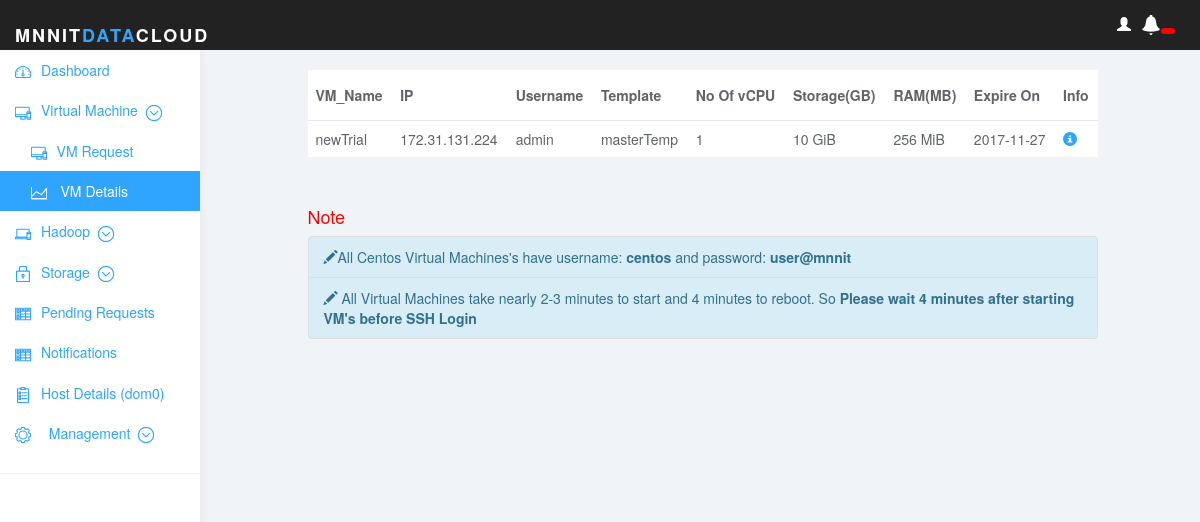
The app's page /VMdetails.php (signed in), older data.
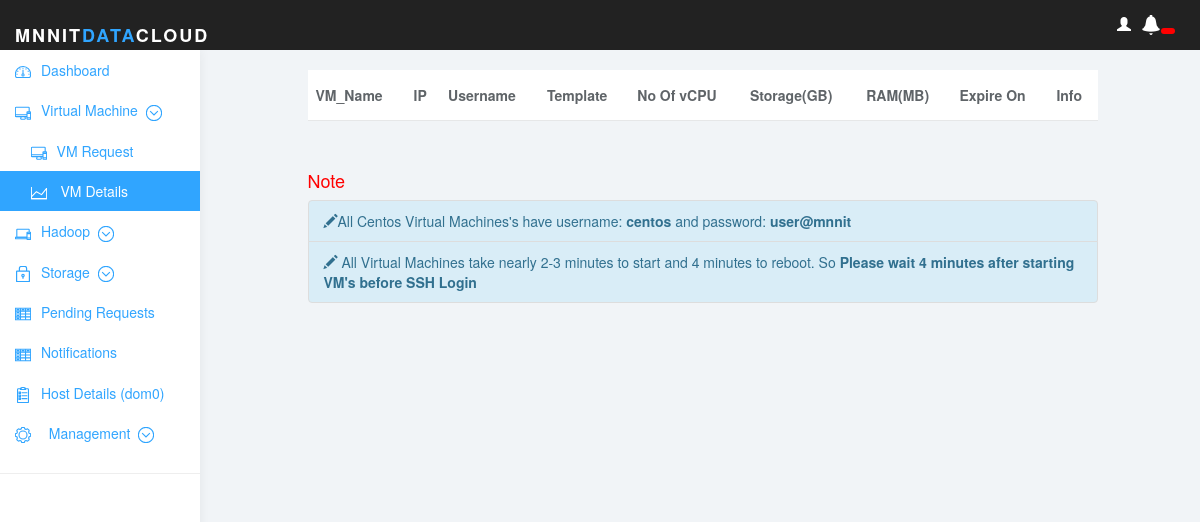
The same page, newer data.
### tables this page shows
CREATE TABLE `VMdetails` (
  `username` varchar(15) DEFAULT NULL,
  `ip` varchar(16) DEFAULT NULL,
  `hypervisor_name` varchar(25) DEFAULT NULL,
  `VM_name` varchar(15) NOT NULL,
  `os` varchar(15) DEFAULT NULL,
  `cpu` int(3) DEFAULT NULL,
  `ram` varchar(10) DEFAULT NULL,
  `storage` varchar(10) DEFAULT NULL,
  `doe` date DEFAULT NULL,
  `iscluster` varchar(10) DEFAULT NULL,
  `status` varchar(15) DEFAULT NULL
);

### db_connect.php (called while the page is built, shortened)
<?php
    function ExecuteQuery($stmt,$params){
        try{
            $result = $stmt->execute($params);
           	return $result;
        } catch(PDOException $ex) {
            return false;
        }
    }
    function PrepareQuery($db,$query){
        try{
            return $db->prepare($query);
        }catch(PDOException $ex){
            return false;
        }
    }
?>

### VMdetails.php (the view, shortened to what this page needs)
<?php
  require 'header.php';
  require 'db_connect.php';
?>
              <?php
                $db = getDBConnection();
                if($_SESSION['privilege']=='A') {
                    $query = "
                        SELECT * FROM `VMdetails` WHERE 1 AND `iscluster` IS NULL";
                    $param = array();
                } else {
                    $query = "
                        SELECT * FROM `VMdetails` WHERE `username`=:username AND `iscluster` IS NULL";
                    $param = array(":username"=>$_SESSION['username']);
                }
                $stmt = prepareQuery($db,$query);
                if(!executeQuery($stmt,$param)){
                      $l = logError("1104");
                      $l[0]->log($l[1]);
                      header("location:error.php?error=1104");
                      die();
                }
             ?>
  <div class="row">
    <div class="col-sm-3">
      <?php include 'navigation_bar.php'; ?>
    </div>
    <div class="col-sm-8">
    <br>
    	<table class="table">
      		<thead class="thead-inverse">
        		<tr>
                <th>VM_Name</th>
          			<th>IP</th>
                <?php if($_SESSION['privilege']=='A'){
                  echo '<th>Username</th>';
                }?>
          			<th>Template</th>
          			<th>No Of vCPU</th>
          			<th>Storage(GB)</th>
          			<th>RAM(MB)</th>
          			<th>Expire On</th>
          			<th>Info</th>
        		</tr>
      		</thead>
      		<tbody>
    				<?php
            		while($row = $stmt->fetch()){
    					     echo '<tr>'.'<td>'.$row['VM_name'].'</td>'.'<td>'.$row['ip'].'</td>' ;
                    if($_SESSION['privilege']=='A'){
                      echo '<td>'.$row['username'].'</td>';
                    }
                  echo '
    							<td>'.$row['os'].'</td>
    							<td>'.$row['cpu'].'</td>
    							<td>'.$row['storage'].'  GiB</td>
    							<td>'.$row['ram'].' MiB</td>
    							<td>'.$row['doe'].'</td>
                  <div class="container">
                    <td><a href="VMcontrol.php?VM_name='.$row['VM_name'].'"><span class="glyphicon glyphicon-info-sign"></span></a></td>
                  </div>
    						</tr>';
    				}
    	    	?>
    	  	</tbody>
      </table>
      <br>
      <h4 style="color:red;">Note</h4>
      <ul class="list-group list">
        <li class="list-group-item list-group-item-info">
          <span class="glyphicon glyphicon-pencil"></span>All Centos Virtual Machines's have username: <b>centos</b> and password: <b>user@mnnit</b>
        </li>
        <li class="list-group-item list-group-item-info"><span class="glyphicon glyphicon-pencil"></span>
          All Virtual Machines take nearly 2-3 minutes to start and 4 minutes to reboot. So <b>Please wait 4 minutes after starting VM's before SSH Login</b>
        </li>
      </ul>
    </div>
    <div class="col-sm-1">
    </div>
  </div>

Row changes from the older to the newer data that the page shows:
removed vmdetails: VM_name "newTrial", ip "172.31.131.224", username "admin", os "masterTemp", cpu "1", storage "10", ram "256", doe "2017-11-27"
